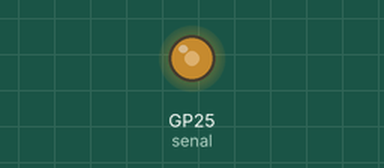
Bench run of a program on a simulated Raspberry Pi Pico running MicroPython. Shown: output pins drawn as LEDs (lit = HIGH).

Above: at 0.1 s.
Timing chart, 0 to 1.6 s (numbered marks = the images above):
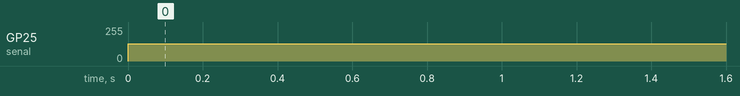

The program:

predictor_periodo.py
```python
from machine import Pin,Timer,PWM

senal = Pin(25, Pin.OUT)
sensor = Pin(15, Pin.IN, Pin.PULL_UP)

contador = 0
cuenta_inicial = None
cuenta_final = None

def actualiza_contador(timer):
    global contador
    contador += 1

timer = Timer(0)
timer.init(period=1, mode=Timer.PERIODIC, callback=actualiza_contador)

def isr(pin):
    global contador, cuenta_inicial, cuenta_final
    if cuenta_inicial is None:
        cuenta_inicial = contador
    elif cuenta_final is None:
        cuenta_final = contador


sensor.irq(isr, trigger=Pin.IRQ_RISING)
pwm = PWM(senal, freq=10, duty_u16=65535-65535//2)

while cuenta_inicial is None  or cuenta_final is None:
    pass

print(f'el periodo es:{cuenta_final-cuenta_inicial}')
timer.deinit()
```

Measured:
- by itself, GP25 (senal): 0/255 → 128/255 at 0.00 s
